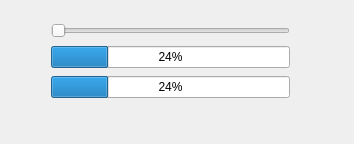
<?xml version="1.0" encoding="UTF-8"?>
<ui version="4.0">
 <class>MainWindow</class>
 <widget class="QMainWindow" name="MainWindow">
  <property name="geometry">
   <rect>
    <x>0</x>
    <y>0</y>
    <width>354</width>
    <height>144</height>
   </rect>
  </property>
  <property name="windowTitle">
   <string>MainWindow</string>
  </property>
  <widget class="QWidget" name="centralWidget">
   <widget class="QWidget" name="">
    <property name="geometry">
     <rect>
      <x>40</x>
      <y>10</y>
      <width>261</width>
      <height>101</height>
     </rect>
    </property>
    <layout class="QVBoxLayout" name="verticalLayout">
     <item>
      <widget class="QSlider" name="horizontalSlider">
       <property name="orientation">
        <enum>Qt::Horizontal</enum>
       </property>
      </widget>
     </item>
     <item>
      <widget class="QProgressBar" name="progressBar">
       <property name="value">
        <number>24</number>
       </property>
      </widget>
     </item>
     <item>
      <widget class="QProgressBar" name="progressBar_2">
       <property name="value">
        <number>24</number>
       </property>
      </widget>
     </item>
    </layout>
   </widget>
  </widget>
  <widget class="QMenuBar" name="menuBar">
   <property name="geometry">
    <rect>
     <x>0</x>
     <y>0</y>
     <width>354</width>
     <height>20</height>
    </rect>
   </property>
  </widget>
 </widget>
 <layoutdefault spacing="6" margin="11"/>
 <resources/>
 <connections/>
</ui>
